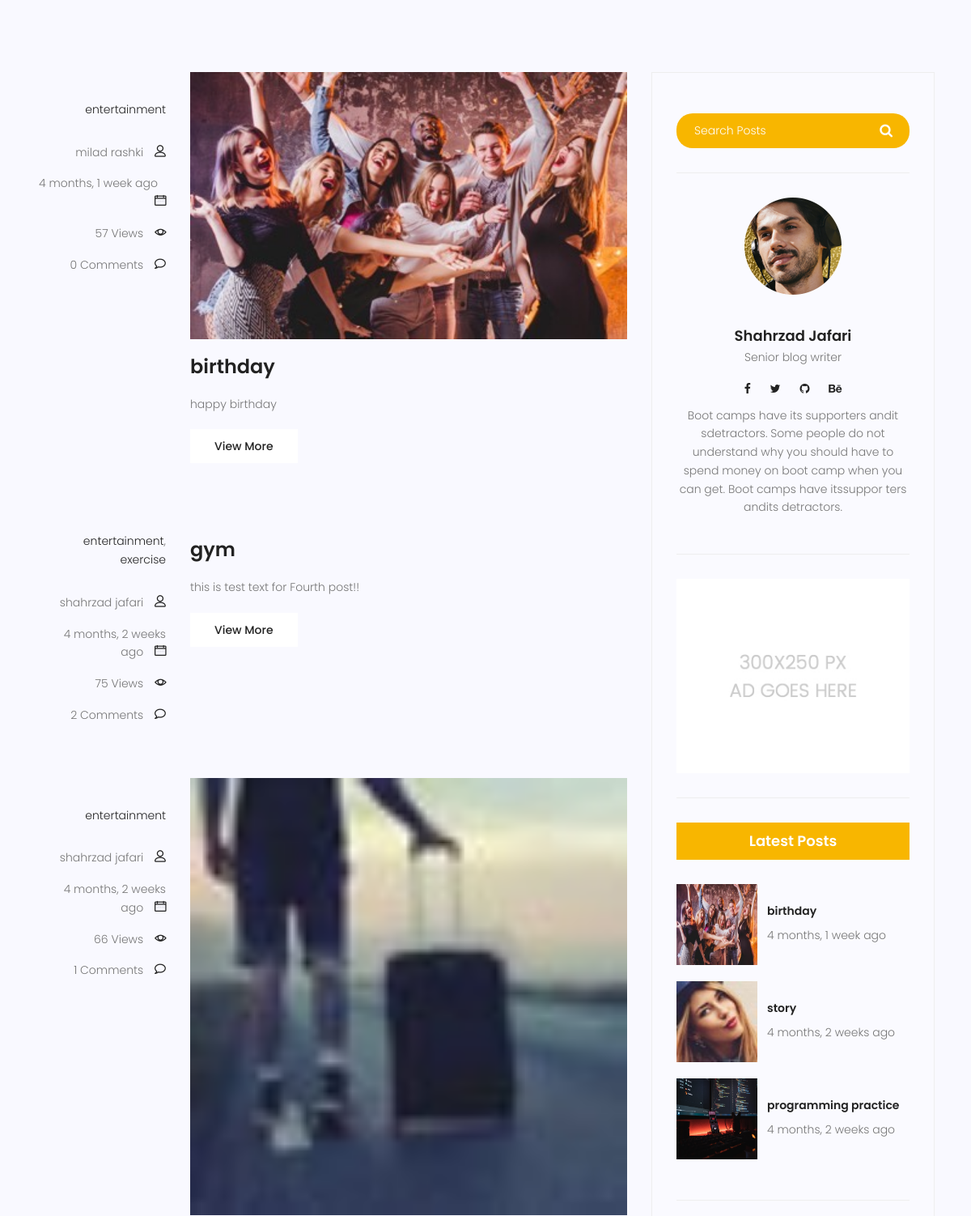
The app's page /blog/category/entertainment/ (middle part), older data.
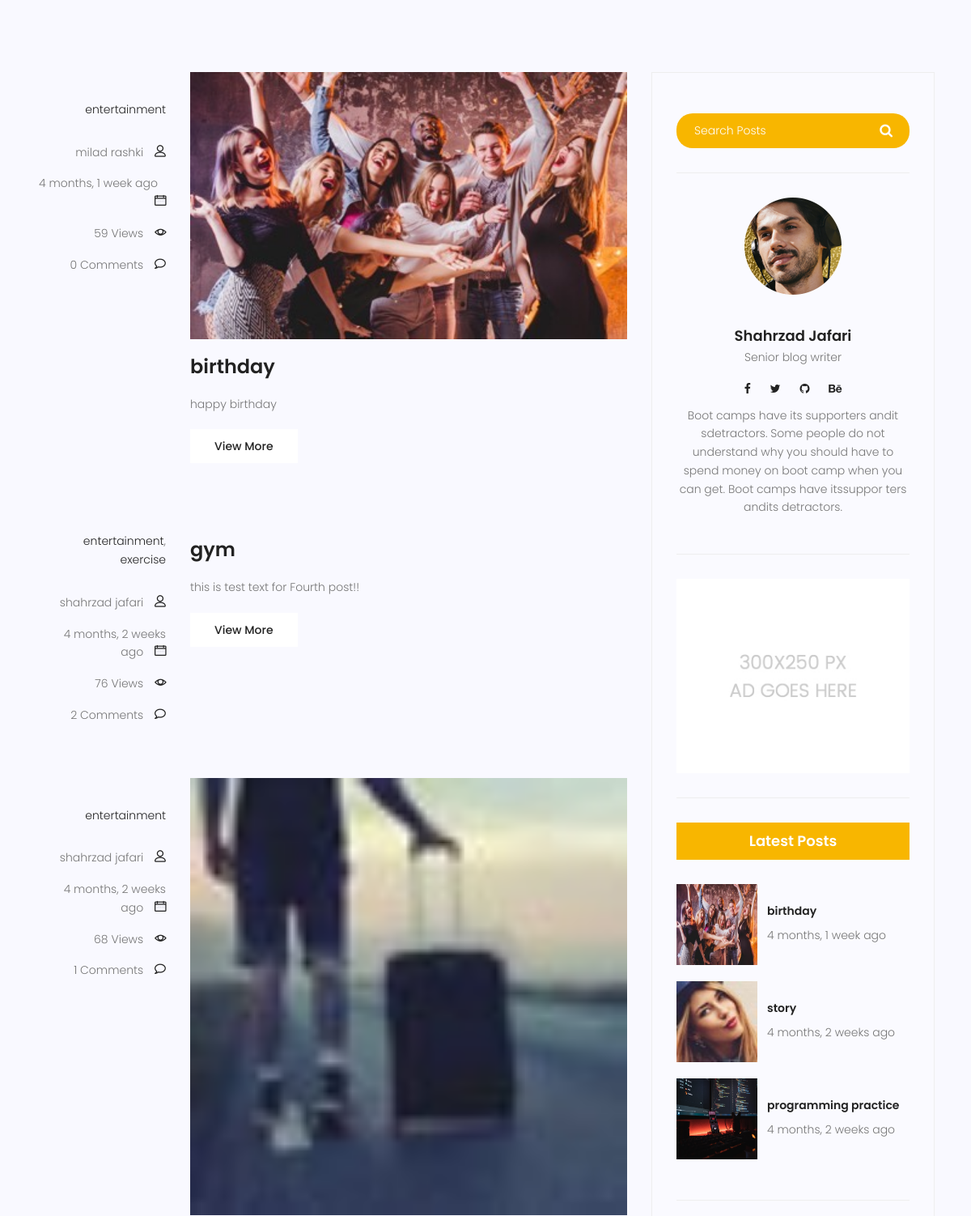
The same page, newer data.
### blog/models.py (models this page shows, shortened)
class Category(models.Model):
    name = models.CharField(max_length=255)
    def __str__(self):
        return self.name

class Post(models.Model):
    title = models.CharField(max_length=255)
    content = models.TextField()
    image = models.ImageField(upload_to='blog/', default='blog/default.jpg')
    tag = TaggableManager()
    category = models.ManyToManyField(Category)  # any post possible have several category and any category possible
    author = models.ForeignKey(User, on_delete=models.SET_NULL, null=True)  # any author possible have several posts but
    counted_view = models.IntegerField(default=0)
    status = models.BooleanField(default=False)
    login_require = models.BooleanField(default=False)
    published_date = models.DateTimeField(null=True)
    created_date = models.DateTimeField(auto_now_add=True)
    updated_date = models.DateTimeField(auto_now=True)
    class Meta:
        ordering = ['created_date']

### blog/views.py (the view)
# urls.py: urlpatterns = [path('', blog_view, name='index'),
def blog_view(request, **kwargs):
    posts = Post.objects.filter(status=1, published_date__lte=timezone.now()).order_by('-published_date')
    if kwargs.get('cat_name') is not None:
        posts = posts.filter(category__name=kwargs['cat_name'])
    if kwargs.get('author_username') is not None:
        posts = posts.filter(author__username=kwargs['author_username'])
    if kwargs.get('tag_name') is not None:
        posts = posts.filter(tag__name__in=kwargs['tag_name'])
    posts = Paginator(posts, 3)  # posts that filter by above conditions
    try:
        page_number = request.GET.get('page')
        posts = posts.get_page(page_number)
    except PageNotAnInteger:  # if user enter a string or not int object
        posts = posts.get_page(1)  # return page1
    except EmptyPage:
        posts = posts.get_page(1)
    context = {'posts': posts}
    return render(request, 'blog/blog-home.html', context)

### blog/templatetags/blog_tags.py (called while the page is built)
@register.inclusion_tag('blog/blog-latest.html')
def latest_post():
    posts = Post.objects.filter(status=1, published_date__lte=timezone.now()).order_by('-published_date')[:3]
    return {'posts': posts}

@register.inclusion_tag('blog/blog-popular_post.html')
def popular_post(arg=3):
    posts = Post.objects.filter(status=1, published_date__lte=timezone.now()).order_by('-counted_view')[:arg]
    return {'posts': posts}

@register.inclusion_tag('blog/blog-post-categories.html')
def post_categories(arg=5):
    posts = Post.objects.filter(status=1, published_date__lte=timezone.now())
    categories = Category.objects.all()
    cat_dict = {}
    for name in categories:  # categories= all of category
        cat_dict[name] = posts.filter(category=name).count()  # for example: {'gym':3, 'entertainment': 2 ,...}
    sorted_category_by_number = sorted(cat_dict.items(), key=lambda x: x[1], reverse=True)  # output:[list of tuples]
    sorted_category_by_number = dict(sorted_category_by_number[:arg])  # slice the list of tuples
    return {'categories': sorted_category_by_number}

@register.simple_tag(name='comment_count')
def function(pid):
    return Comment.objects.filter(post=pid, approved=1).count()  # this code filter comment according post.pid and

### templates/blog/blog-home.html (shortened to what this page needs)
{% extends 'base.html' %}
{%load static%}
{% load humanize %}
{%load blog_tags%}
{% block content %}
<section class="top-category-widget-area pt-90 pb-90">
</section>
<section class="post-content-area">
    <div class="container">
        <div class="row">
            <div class="col-lg-8 posts-list">
                {% for post in posts %}
                <div class="single-post row">
                    <div class="col-lg-3 col-md-3 meta-details">
                        <ul class="tags">
                            {% for cat in post.category.all %}
                            <li>
                                <a href="{% url 'blog:category' cat_name=cat.name %}"
                                >{{ cat.name }}</a
                                >{%if not forloop.last%},{%endif%}
                            </li>
                            {% endfor %}
                        </ul>
                        <div class="user-details row">
                            <p class="user-name col-lg-12 col-md-12 col-6">
                                <a
                                        href="{% url 'blog:author' author_username=post.author.username %}"
                                >{{ post.author.get_full_name }}</a
                                >
                                <span class="lnr lnr-user"></span>
                            </p>
                            <p class="date col-lg-12 col-md-12 col-6">
                                <a href="#">{{post.published_date|naturaltime}}</a>
                                <span class="lnr lnr-calendar-full"></span>
                            </p>
                            <p class="view col-lg-12 col-md-12 col-6">
                                <a href="#">{{post.counted_view}} Views</a>
                                <span class="lnr lnr-eye"></span>
                            </p>
                            <p class="comments col-lg-12 col-md-12 col-6">
                                <a href="#">{% comment_count post.id%} Comments</a> <span class="lnr lnr-bubble"></span>
                            </p>
                        </div>
                    </div>
                    <div class="col-lg-9 col-md-9">
                        <div class="feature-img">
                            <img class="img-fluid" src="{{ post.image.url }}" alt=""/>
                        </div>
                        <a class="posts-title" href="{% url 'blog:single' pid=post.id %}"
                        ><h3>{{post.title}}</h3></a
                        >
                        <p class="excert">{{ post.content|truncatewords:20 }}</p>
                        <a href="{% url 'blog:single' pid=post.id %}" class="primary-btn"
                        >View More</a
                        >
                    </div>
                </div>
                {% endfor%}
            </div>
            <div class="col-lg-4 sidebar-widgets">
                <div class="widget-wrap">
                    {% include 'blog/blog-search.html' %}
                    {% include 'blog/blog-writer.html' %}
                    {% include 'blog/blog-ads.html' %}
                    {% latest_post %}
                </div>
            </div>
        </div>
    </div>
</section>
{% endblock%}

### templates/base.html (shortened to what this page needs)
{% load static %}
<!DOCTYPE html>
<html lang="zxx" class="no-js">
  <head>
    <link rel="stylesheet"
          href="https://stackpath.bootstrapcdn.com/bootstrap/4.5.0/css/bootstrap.min.css"
>
    <link rel="stylesheet" href="{% static 'css/linearicons.css' %}" />
    <link rel="stylesheet" href="{% static 'css/font-awesome.min.css' %}" />
    <link rel="stylesheet" href="{% static 'css/bootstrap.css' %}" />
    <link rel="stylesheet" href="{% static 'css/magnific-popup.css' %}" />
    <link rel="stylesheet" href="{% static 'css/jquery-ui.css' %}" />
    <link rel="stylesheet" href="{% static 'css/nice-select.css' %}" />
    <link rel="stylesheet" href="{% static 'css/animate.min.css' %}" />
    <link rel="stylesheet" href="{% static 'css/owl.carousel.css' %}" />
    <link rel="stylesheet" href="{% static 'css/main.css' %}" />
  </head>
  <body>
    {% block content %} {% endblock%}
  </body>
</html>

### templates/blog/blog-search.html
<div class="single-sidebar-widget search-widget">
  <form class="search-form" action="{% url 'blog:search' %}" method="get">
    <input
      placeholder="Search Posts"
      name="s"
      type="text"
      onfocus="this.placeholder = ''"
      onblur="this.placeholder = 'Search Posts'"
    />
    <button type="submit"><i class="fa fa-search"></i></button>
  </form>
</div>

### templates/blog/blog-writer.html
{% load static %}
<div class="single-sidebar-widget user-info-widget">
  <img src="{% static 'img/blog/user-info.png' %}" alt="" />
  <a href="#"><h4>Shahrzad Jafari</h4></a>
  <p>Senior blog writer</p>
  <ul class="social-links">
    <li>
      <a href="#"><i class="fa fa-facebook"></i></a>
    </li>
    <li>
      <a href="#"><i class="fa fa-twitter"></i></a>
    </li>
    <li>
      <a href="#"><i class="fa fa-github"></i></a>
    </li>
    <li>
      <a href="#"><i class="fa fa-behance"></i></a>
    </li>
  </ul>
  <p>
    Boot camps have its supporters andit sdetractors. Some people do not
    understand why you should have to spend money on boot camp when you can get.
    Boot camps have itssuppor ters andits detractors.
  </p>
</div>

### templates/blog/blog-ads.html
{% load static %}
<div class="single-sidebar-widget ads-widget">
  <a href="#"
    ><img class="img-fluid" src="{% static 'img/blog/ads-banner.jpg' %}" alt=""
  /></a>
</div>

### templates/blog/blog-latest.html
{% load humanize %}
{% load static %}
<div class="single-sidebar-widget popular-post-widget">
    <h4 class="popular-title">Latest Posts</h4>
    <div class="popular-post-list">
        {% for post in posts %}
        <div class="single-post-list d-flex flex-row align-items-center">
            <div class="thumb">
                <img class="img-fluid" src="{{post.image.url}}" alt=""/>
            </div>
            <div class="details">
                <a href="{% url 'blog:single' pid=post.id %}"
                ><h6>{{post.title}}</h6></a
                >
                <p>{{post.published_date|naturaltime}}</p>
            </div>
        </div>
        {% endfor %}
    </div>
</div>

### templates/blog/blog-popular_post.html (shortened to what this page needs)
{% load humanize %}
{% load static %}

Row changes from the older to the newer data that the page shows:
changed Post "birthday": counted_view "57" → "59"
changed Post "gym": counted_view "75" → "76"
changed Post (number 3 of 5 on the later page): counted_view "66" → "68"
